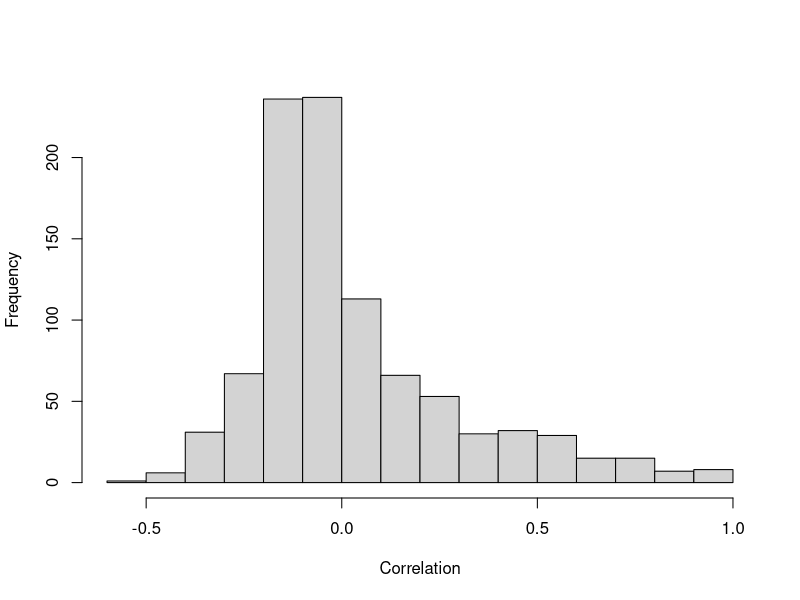

This figure's R source:
##  ------------------------------------------------------------------------------------------------------  ##
                              #  Multivariate Exploration
##  ------------------------------------------------------------------------------------------------------  ##
# Written by Nicholas J Lyon
  ## Script modified from Manly & Navarro's "Multivariate Statistical Methods: A Primer" 4th Ed

# Purpose ###
  ## Explore and practice various multivariate analysis and visualization techniques

# Set Working Directory
setwd("~/Documents/School/_Presentations/Iowa State University/2018_11_R Seminar Guest Lecture/Multivariate.Guest.Lecture.WD")

# Clear environment to reduce error chances
rm(list = ls())

##  ----------------------------------------------------------  ##
                  # Data Prep ####
##  ----------------------------------------------------------  ##
#install.packages("vegan")
library(vegan)

# Get example lichen data from the vegan package
data(varespec); data(varechem)

# Check out the source if you're interested
?varespec

# I do not find these dataframes to have valuable names though so let's change them a bit
lichen.spp <- varespec
lichen.chem <- varechem

##  ----------------------------------------------------------  ##
       # Principal Components Analysis ####
##  ----------------------------------------------------------  ##
# PCA works best when the measured variables are highly correlated
  # (It is easier to summarize the data by combining it when they obviously vary together)
  # so check the correlation of our lichen species' cover with one another

# Get the correlation matrix
lichen.cor <- cor(lichen.spp)
  ## Pretty unwieldy, right?
  ## Fortunately, the correlation of A with B is equal to the correlation of B with A, so we can simplify

# Ditch one triangle of the matrix (and the diagonal because A is 100% correlated with itself)
lichen.cor[upper.tri(lichen.cor, diag = T)] <- NA
lichen.cor

# Better, but still a lot of NAs to scroll through, so let's go one step further:
# Get a histogram of the correlations
hist(lichen.cor, main = " ", xlab = "Correlation")
  ## Looks like most of the lichen spp are not very correlated with one another

# Still, better to take a worst-case and advance with it for when your data are not perfect, right?
# Time to actually do PCA

# Compute the principal components
lichen.pca <- prcomp(varespec, scale = T)
  ## This involves eigenvectors and eigenvalues
  ## I suggest taking Dean Adams' spring course in Biostatistics if you really want to get into the math

# Check 'em out
summary(lichen.pca)
  ## Keep an eye on the "Proportion of Variance" and "Cumulative Proportion" rows
  ## Allows you to assess how good your principal components (PCs) are at summarizing your data
  ## In this case: not very good

# Once you've computed them though, you can use PCs in a frequentist statistical framework
lichen.pca.data <- cbind(lichen.chem, lichen.pca$x)

# F Test
var.test(PC1 ~ c(rep("A", nrow(lichen.pca.data)/2), rep("B", nrow(lichen.pca.data)/2)),
         data = lichen.pca.data)












